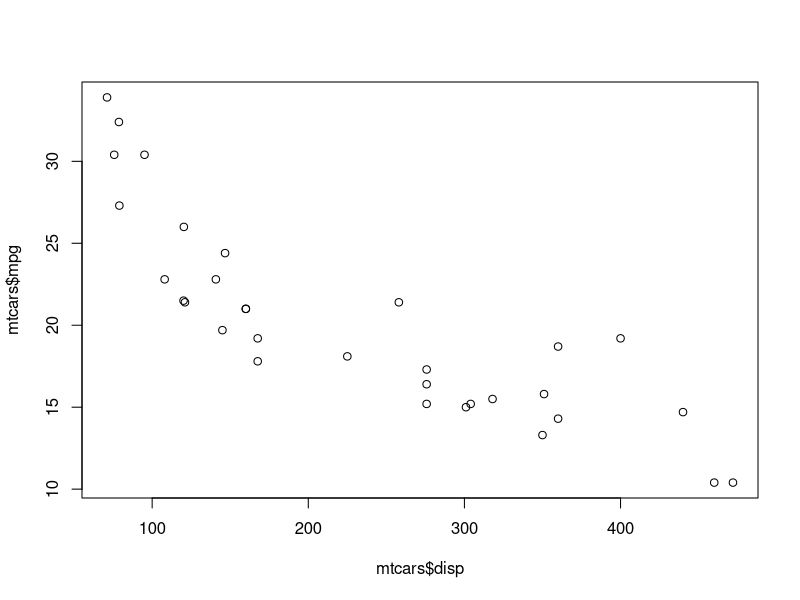
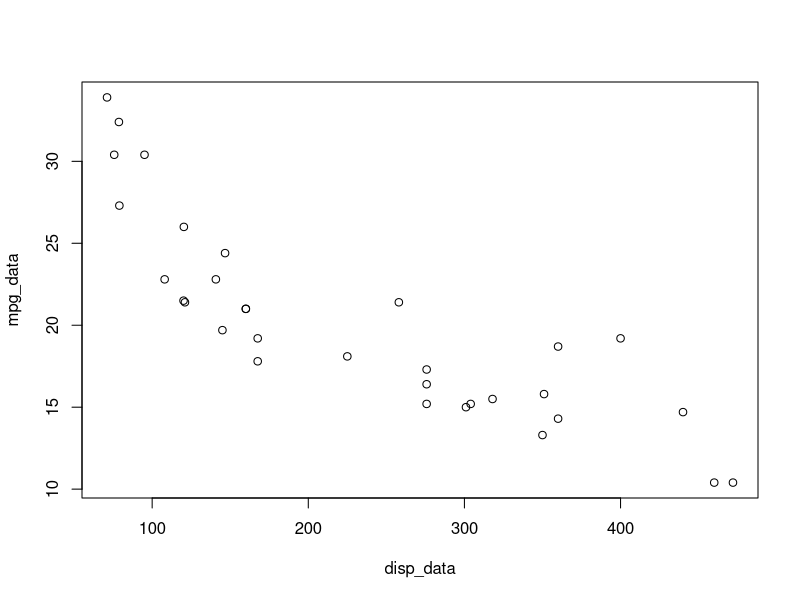
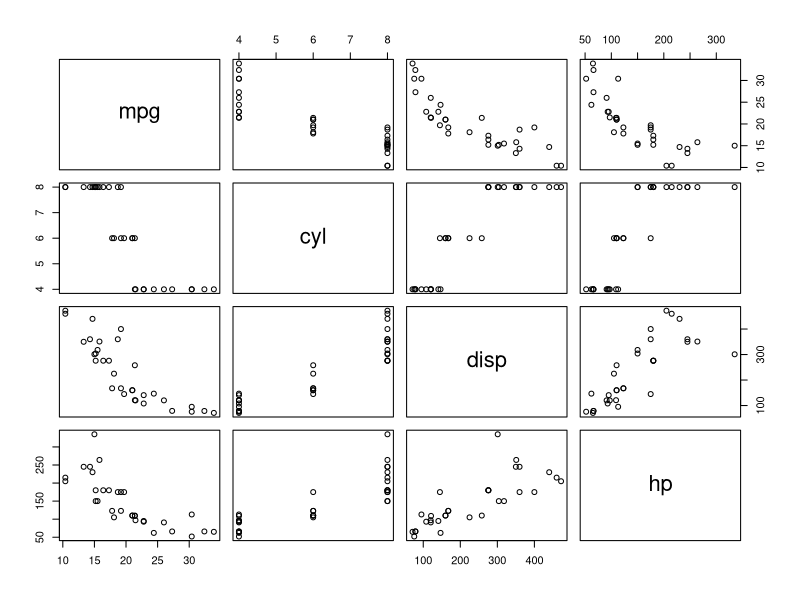

Source code (R) for these figures, in order:
# Webinar
# Dag 1
# Tue Hellstern


# ***************************
# Grundlæggende syntaks
# *************************** 


# ***************************
# Working Directory
# *************************** 
getwd()
setwd("C:/Users/Tue Hellstern/Documents/GitHub/r_webinar/r_kode/webinar_dag1")
# setwd("C:/Users/Tue Hellstern/Documents/GitHub")

# ***************************
# Pakker
# *************************** 



# ***************************
# Indlæsning af Data
# *************************** 




# ***************************
# Hjælp
# *************************** 

# Hjælp til en specifik funktion - mean
?mean


# Hjælp til en specifik pakke - base og tidyverse
help(package = "base")
help(package = "tidyverse")

install.packages("ggplot2")   # Installation af pakken "ggplot2"


# ***************************
# Plot in base R
# *************************** 

?plot

plot(x = mtcars$disp, y = mtcars$mpg)

# Akse - Tekster
disp_data <- mtcars$disp
mpg_data <- mtcars$mpg
plot(x = disp_data, y = mpg_data)


plot(mtcars[, 1:4])


# ***************************
# Links
# *************************** 

browseURL("https://www.r-project.org/about.html")
browseURL("https://www.rdocumentation.org")
browseURL("https://rweekly.org")
browseURL("https://ropensci.org/packages")
browseURL("https://www.r-graph-gallery.com/index.html")
